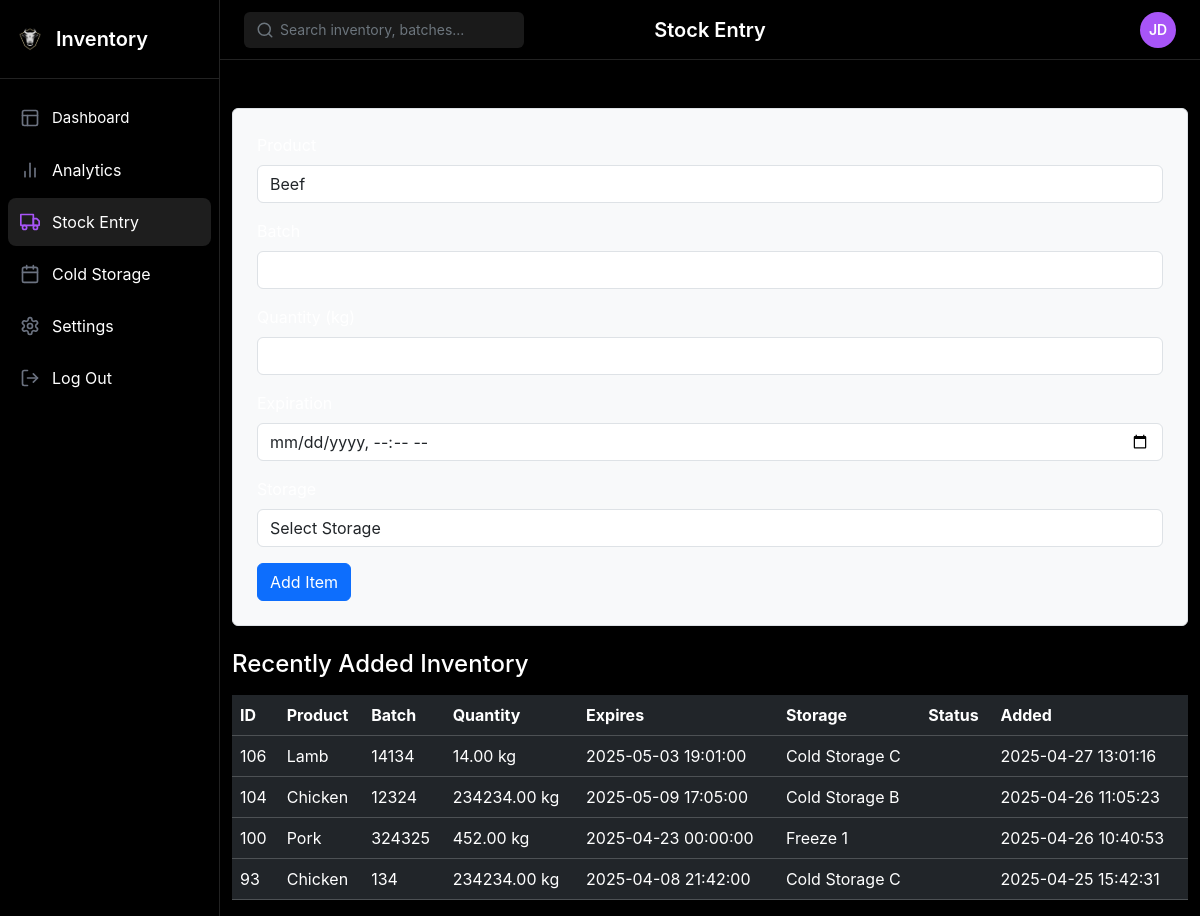
The page /coldstorage/add_inventory.php on the database its author committed.
### tables this page shows
CREATE TABLE `expiring_inventory` (
  `id` int(11) NOT NULL,
  `product` varchar(100) NOT NULL,
  `batch` varchar(100) NOT NULL,
  `quantity` decimal(10,2) NOT NULL,
  `expires` datetime NOT NULL,
  `storage` varchar(100) NOT NULL,
  `status` enum('urgent','warning') NOT NULL,
  `created_at` timestamp NOT NULL DEFAULT current_timestamp()
);

### coldstorage/add_inventory.php (the view, shortened to what this page needs)
<?php
include 'includes/config.php';
?>
<!DOCTYPE html>
<html lang="en">
<head>
    <link href="https://cdn.jsdelivr.net/npm/bootstrap@5.3.2/dist/css/bootstrap.min.css" rel="stylesheet">
    <link rel="stylesheet" href="https://cdn.jsdelivr.net/npm/bootstrap-icons@1.11.1/font/bootstrap-icons.css">
    <link rel="stylesheet" href="css/styles3.css">
</head>
<body>
    <div class="app-container">
        <aside class="sidebar">
            <div class="sidebar-header">
                <div class="logo">
                    <img src="logo.png" alt="IN" width="28" height="28">
                    <span class="brand-name">Inventory</span>
                </div>
            </div>
            <nav class="sidebar-nav">
                <a href="dashboard.php" class="nav-item ">
                    <span class="nav-item-dashboard">Dashboard</span>
                </a>
                <a href="analytics.php" class="nav-item">
                    <span class="nav-item-name">Analytics</span>
                </a>
                <a href="#" class="nav-item active">
                    <span class="nav-item-name">Stock Entry</span>
                </a>
                <a href="#" class="nav-item">
                    <span class="nav-item-name">Cold Storage</span>
                </a>
                <a href="#" class="nav-item">
                    <span class="nav-item-name">Settings</span>
                </a>
                <a href="#" class="nav-item">
                    <span class="nav-item-name">Log Out</span>
                </a>
            </nav>
        </aside>
        <main class="main-content">
            <header class="header">
                <div class="search-container">
                    <svg xmlns="http://www.w3.org/2000/svg" width="18" height="18" viewBox="0 0 24 24" fill="none" stroke="currentColor" stroke-width="2" stroke-linecap="round" stroke-linejoin="round" class="search-icon">
                        <circle cx="11" cy="11" r="8"></circle>
                        <line x1="21" y1="21" x2="16.65" y2="16.65"></line>
                    </svg>
                    <input type="text" placeholder="Search inventory, batches..." class="search-input">
                </div>
                <h1 class="page-title"> Stock Entry</h1>
                <div class="profile-container">
                    <button id="profileButton" class="profile-button">
                        <div class="profile-avatar">JD</div>
                    </button>
                </div>
            </header>
</head>
            <div class="container mt-5">
                <form method="POST" class="p-4 border rounded shadow-sm bg-light">
                    <div class="form-group mb-3">
                        <label class="form-label">Product</label>
                        <select name="product" class="form-control" required>
                            <?php $selected = $_SESSION['form_data']['product'] ?? ''; ?>
                            <option value="Beef" <?= $selected == 'Beef' ? 'selected' : '' ?>>Beef</option>
                        </select>
                    </div>
                    <div class="form-group mb-3">
                        <label class="form-label">Batch</label>
                        <input name="batch" class="form-control" required
                               value="<?= htmlspecialchars($_SESSION['form_data']['batch'] ?? '') ?>">
                    </div>
                    <div class="form-group mb-3">
                        <label class="form-label">Quantity (kg)</label>
                        <input name="quantity" type="number" step="0.01" class="form-control" required
                               value="<?= htmlspecialchars($_SESSION['form_data']['quantity'] ?? '') ?>">
                    </div>
                    <div class="form-group mb-3">
                        <label class="form-label">Expiration</label>
                        <input name="expires" type="datetime-local" class="form-control" required
                               value="<?= htmlspecialchars($_SESSION['form_data']['expires'] ?? '') ?>">
                    </div>
                    <div class="form-group mb-3">
                        <label class="form-label">Storage</label>
                        <select name="storage" class="form-control" required>
                            <option value="">Select Storage</option>
                        </select>
                    </div>
                    <button type="submit" class="btn btn-primary">Add Item</button>
                </form>
            </div>
            <div class="container mt-4">
                <h4 class="text-white mb-3">Recently Added Inventory</h4>
                <div class="table-responsive">
                    <table class="table table-dark table-hover">
                        <thead>
                            <tr>
                                <th>ID</th>
                                <th>Product</th>
                                <th>Batch</th>
                                <th>Quantity</th>
                                <th>Expires</th>
                                <th>Storage</th>
                                <th>Status</th>
                                <th>Added</th>
                            </tr>
                        </thead>
                        <tbody>
                            <?php
                            $sql = "SELECT * FROM expiring_inventory ORDER BY id DESC LIMIT 10";
                            $result = $conn->query($sql);
                            if ($result && $result->num_rows > 0) {
                                while ($row = $result->fetch_assoc()) {
                                    echo "<tr>
                                            <td>{$row['id']}</td>
                                            <td>{$row['product']}</td>
                                            <td>{$row['batch']}</td>
                                            <td>{$row['quantity']} kg</td>
                                            <td>{$row['expires']}</td>
                                            <td>{$row['storage']}</td>
                                            <td><span class='badge " . match($row['status']) {
                                                'urgent' => 'text-bg-danger',
                                                'warning' => 'text-bg-warning',
                                                'normal' => 'text-bg-success',
                                                default=> 'text-bg-success'
                                            } . "'>{$row['status']}</span></td>
                                            <td>{$row['created_at']}</td>
                                          </tr>";
                                }
                            } else {
                                echo "<tr><td colspan='8' class='text-center'>No records found</td></tr>";
                            }
                            ?>
                        </tbody>
                    </table>
                </div>
            </div>
        </main>
    </div>
</body>
</html>

### coldstorage/css/styles3.css (style rules this page uses)
:root { --bs-purple: #a855f7; --bs-pink: #ec4899; --bs-orange: #f97316; --bs-blue: #3b82f6; --bs-gray: #6b7280; --sidebar-width: 220px; --sidebar-bg: #000000; --sidebar-hover: #1a1a1a; --sidebar-active: #1e1e1e; --header-height: 60px; --content-bg: #000000; --card-bg: #0a0a0a; --border-color: #222222; }
* { margin: 0; padding: 0; box-sizing: border-box; }
body { font-family: "Inter", -apple-system, BlinkMacSystemFont, "Segoe UI", Roboto, Oxygen, Ubuntu, Cantarell, "Open Sans", "Helvetica Neue", sans-serif; background-color: var(--content-bg); color: #ffffff; line-height: 1.5; overflow-x: hidden; }
.app-container { display: flex; width: 100%; height: 100vh; overflow: hidden; }
.sidebar { width: var(--sidebar-width); background-color: var(--sidebar-bg); border-right: 1px solid var(--border-color); height: 100vh; position: fixed; top: 0; left: 0; z-index: 10; overflow-y: auto; transition: all 0.3s ease; }
.sidebar-header { padding: 1.5rem 1rem; border-bottom: 1px solid var(--border-color); }
.logo { display: flex; align-items: center; gap: 0.75rem; }
.brand-name { font-size: 1.25rem; font-weight: 600; color: #ffffff; }
.sidebar-nav { display: flex; flex-direction: column; padding: 1rem 0.5rem; gap: 0.25rem; }
.nav-item { display: flex; align-items: center; padding: 0.75rem; color: #ffffff; text-decoration: none; border-radius: 0.5rem; transition: all 0.2s ease; }
.nav-item .icon { margin-right: 0.75rem; color: var(--bs-gray); }
.nav-item-dashboard { font-size: 0.9375rem; }
.nav-item.active { background-color: var(--sidebar-active); }
.nav-item.active .icon { color: var(--bs-purple); }
.main-content { margin-left: var(--sidebar-width); width: calc(100% - var(--sidebar-width)); height: 100vh; overflow-y: auto; overflow-x: hidden; }
.header { height: var(--header-height); display: flex; align-items: center; justify-content: space-between; padding: 0 1.5rem; border-bottom: 1px solid var(--border-color); position: sticky; top: 0; background-color: var(--content-bg); z-index: 5; }
.search-container { position: relative; width: 280px; }
.search-input { background-color: #1a1a1a; border: none; border-radius: 6px; color: #ffffff; padding: 0.5rem 1rem 0.5rem 2.25rem; width: 100%; height: 36px; font-size: 0.875rem; }
.search-input::placeholder { color: #6c757d; }
.search-icon { position: absolute; left: 0.75rem; top: 50%; transform: translateY(-50%); color: #6c757d; }
.page-title { font-size: 1.25rem; font-weight: 600; margin: 0; color: #ffffff; position: absolute; left: 50%; transform: translateX(-50%); }
.profile-container { position: relative; }
.profile-button { background: none; border: none; cursor: pointer; padding: 0; display: flex; align-items: center; justify-content: center; }
.profile-avatar { width: 36px; height: 36px; border-radius: 50%; background-color: var(--bs-purple); color: white; display: flex; align-items: center; justify-content: center; font-weight: 600; font-size: 0.875rem; transition: all 0.2s ease; }
.table-responsive { overflow-x: auto; }

### rows shown on the page
expiring_inventory: id "106", product "Lamb", batch "14134", quantity "14.00", expires "2025-05-03 19:01:00", storage "Cold Storage C", created_at "2025-04-27 13:01:16"
expiring_inventory: id "104", product "Chicken", batch "12324", quantity "234234.00", expires "2025-05-09 17:05:00", storage "Cold Storage B", created_at "2025-04-26 11:05:23"
expiring_inventory: id "100", product "Pork", batch "324325", quantity "452.00", expires "2025-04-23 00:00:00", storage "Freeze 1", created_at "2025-04-26 10:40:53"
expiring_inventory: id "93", product "Chicken", batch "134", quantity "234234.00", expires "2025-04-08 21:42:00", storage "Cold Storage C", created_at "2025-04-25 15:42:31"
